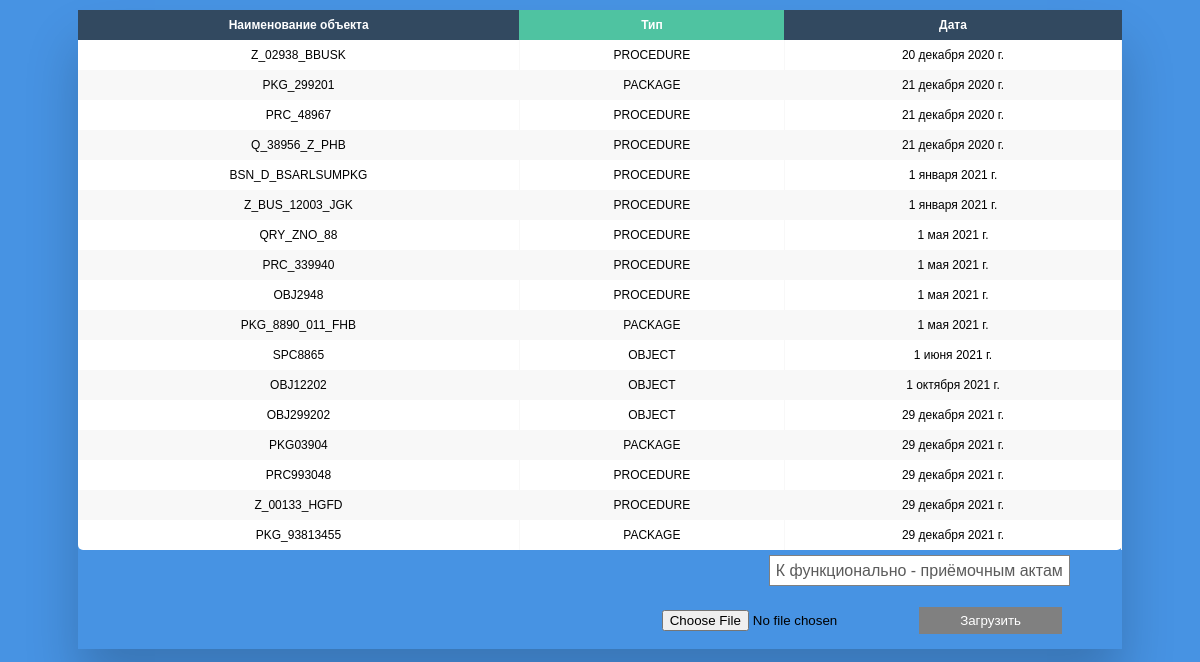
The page /system-list on the database as committed earlier.
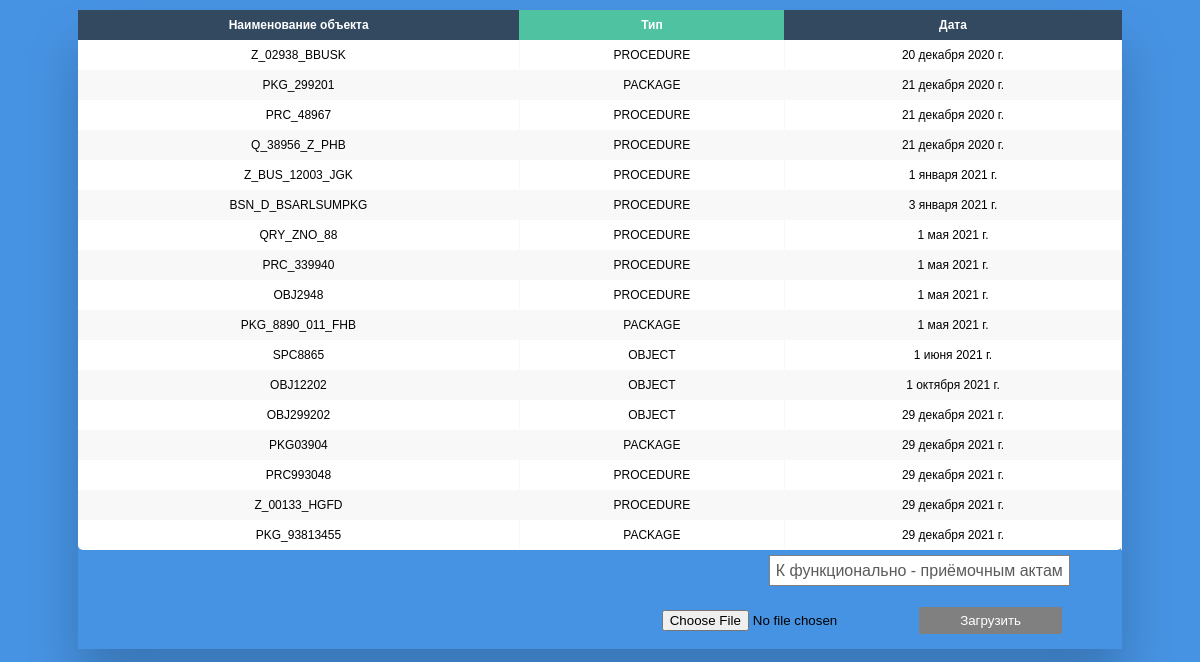
The same page on the database as committed later.
### core/models.py (models this page shows, shortened)
class SystemList(models.Model):
	class Meta:
		verbose_name = 'Системный список'
		verbose_name_plural = 'Системные списки'
	name = models.CharField(
		max_length=255,
		verbose_name='Наименование объекта'
	)
	type = models.CharField(
		max_length=255,
		verbose_name='Тип'
	)
	date = models.DateField(
		verbose_name='Дата'
	)

### core/views.py (the view)
# urls.py: path('system-list', views.SystemListView.as_view(), name='system-list'),
class SystemListView(ListView):
	model = models.SystemList
	queryset = models.SystemList.objects.all().order_by('date')
	template_name = 'system/index.html'

### templates/system/index.html (shortened to what this page needs)
<!doctype html>
<html lang="en">
<head>
</head>
<body>
    <div class="table-wrapper">
        <table class="fl-table">
            <thead>
                <tr>
                    <th>Наименование объекта</th>
                    <th>Тип</th>
                    <th>Дата</th>
                </tr>
            </thead>
            <tbody>
                {% for obj in object_list %}
                    <tr>
                        <td>{{ obj.name }}</td>
                        <td>{{ obj.type }}</td>
                        <td>{{ obj.date }}</td>
                    </tr>
                {% endfor %}
        </table>
        <div class="buttons">
            <a href="{% url 'fac-list' %}">К функционально - приёмочным актам</a>
        </div>
        <div class="block">
            <form action="{% url 'fac-upload' %}" method="POST" enctype="multipart/form-data">
                <input type="file" name="file">
                <input id="iddd" type="submit" value="Загрузить" style="padding: 5px 40px;background: grey;color: white;border: 1px solid gray;">
            </form>
        </div>
    </div>
</body>
</html>

### templates/system/index.html (style rules this page uses)
* { box-sizing: border-box; -webkit-box-sizing: border-box; -moz-box-sizing: border-box; }
body { font-family: Helvetica; -webkit-font-smoothing: antialiased; background: rgba( 71, 147, 227, 1); }
.table-wrapper { margin: 10px 70px 70px; box-shadow: 0px 35px 50px rgba( 0, 0, 0, 0.2 ); }
.fl-table { border-radius: 5px; font-size: 12px; font-weight: normal; border: none; border-collapse: collapse; width: 100%; max-width: 100%; white-space: nowrap; background-color: white; }
.fl-table td, .fl-table th { text-align: center; padding: 8px; }
.fl-table td { border-right: 1px solid #f8f8f8; font-size: 12px; }
.fl-table thead th { color: #ffffff; background: #4FC3A1; }
.fl-table thead th:nth-child(odd) { color: #ffffff; background: #324960; }
.fl-table tr:nth-child(even) { background: #F8F8F8; }
a:link { color: #5b5b5b; text-decoration: none; border-bottom: 1px solid; }
.buttons { margin-top: 12px; justify-content: space-around; width: 100%; height: 30px; align-items: center; text-align: right; }
.buttons a { margin-right: 5%; margin-bottom: 10px; width: 140px; height: 40px; background: white; border: 1px solid gray; padding: 6px; }
.buttons a { height: 0; }
.block { width: 100%; padding: 15px; display: flex; justify-content: flex-end; padding-right: 60px; }

Rows that differ between the two databases and show on the page:
shown differently, row unchanged: SystemList "Z_BUS_12003_JGK": moves up the list
changed SystemList "BSN_D_BSARLSUMPKG": date "1 января 2021 г." → "3 января 2021 г."
